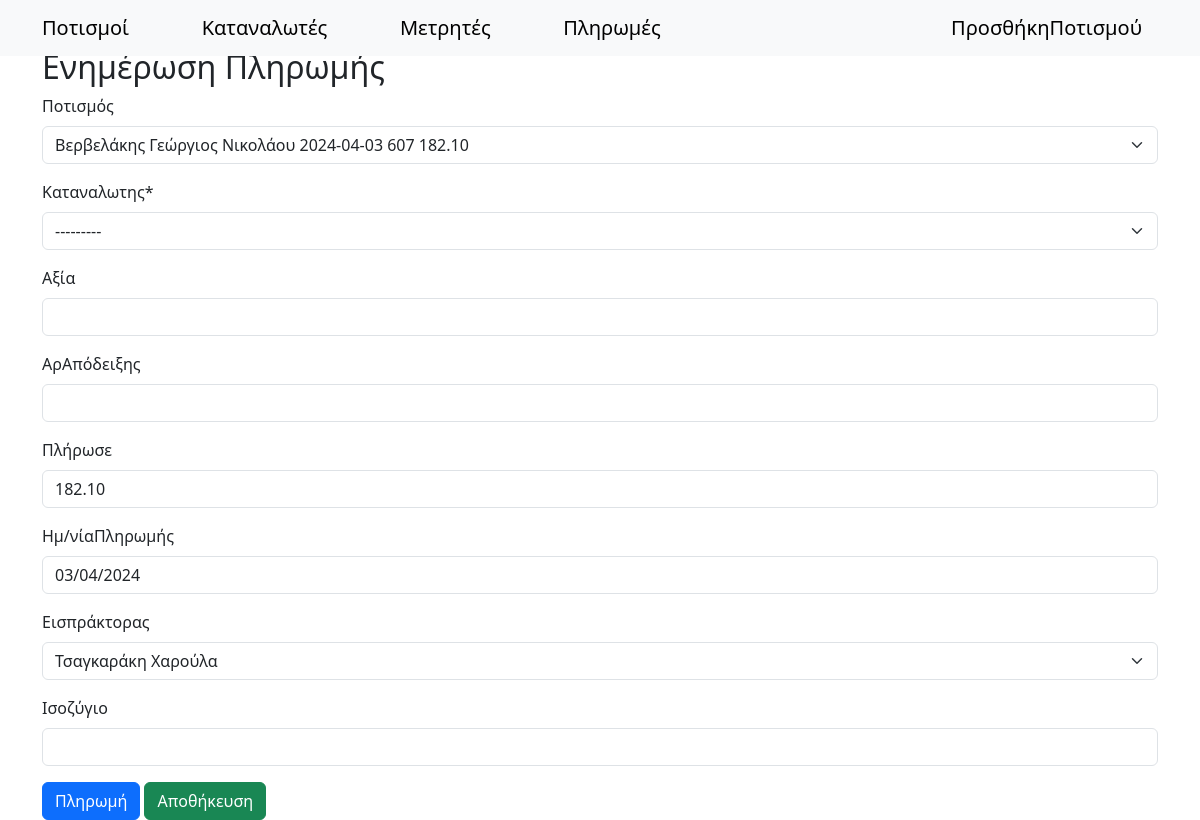
The app's page /paids/update/1/, older data.
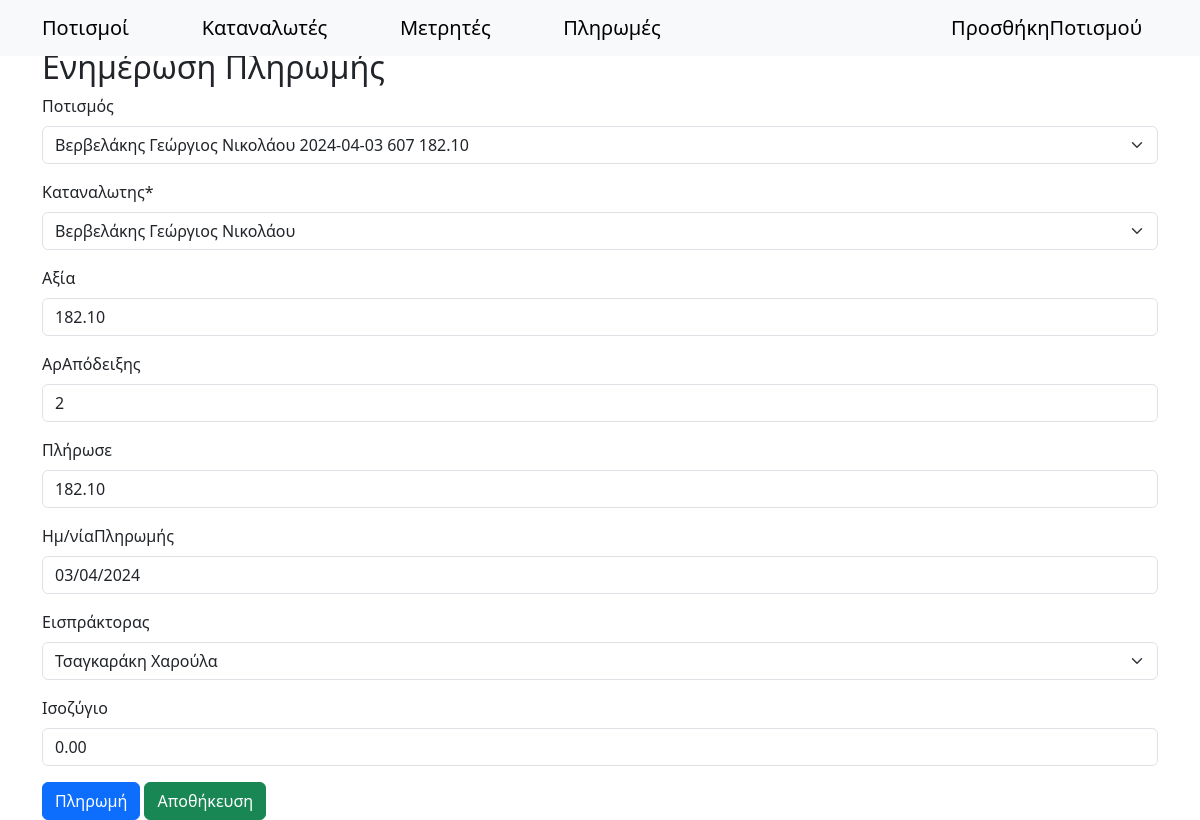
The same page, newer data.
### synet/models.py (models this page shows, shortened)
class WaterCons(models.Model):
    serialNumber = models.IntegerField(null=True, blank=True)
    date = models.DateField()
    counter = models.ForeignKey(Counters, on_delete=models.SET_NULL, null=True)
    customer = models.ForeignKey(Persons, on_delete=models.SET_NULL, null=True)
    finalIndication = models.IntegerField()
    initialIndication = models.IntegerField()
    intermediateIndication = models.IntegerField(null=True, blank=True)
    cubicMeters = models.IntegerField(null=True, blank=True)
    billableCubicMeters = models.IntegerField(null=True, blank=True)
    hydronomistsCubicMeters = models.DecimalField(max_digits=10, decimal_places=2, null=True, blank=True)
    costPerMeter = models.DecimalField(max_digits=10, decimal_places=2, null=True, blank=True, default=0.30)
    cost = models.DecimalField(max_digits=10, decimal_places=2, null=True, blank=True)
    hydronomistsRight = models.DecimalField(max_digits=10, decimal_places=2, null=True, blank=True)
    viberMsg = models.CharField(max_length=200, null=True, blank=True)
    notes = models.TextField( null=True,blank=True)
    field = models.ForeignKey(Fields, on_delete=models.SET_NULL, null=True, blank=True)
    receipt = models.ForeignKey("Paids", on_delete=models.SET_NULL, null=True, blank=True, related_name="watercons_receipts") # idΑπόδειξης (paids_id)
    def __str__(self):
        return f"{self.customer} {self.date} {self.billableCubicMeters} {self.cost}".strip()  # Αφαιρεί επιπλέον κενά

class Paids(models.Model):
    irrigation = models.ForeignKey(WaterCons, on_delete=models.SET_NULL, null=True, blank=True, related_name="paid_irrigations")
    customer = models.ForeignKey(Persons, on_delete=models.SET_NULL, null=True)
    cost = models.DecimalField(max_digits=10, decimal_places=2, null=True, blank=True)
    receiptNumber = models.IntegerField(null=True, blank=True, unique=True)
    paid = models.DecimalField(max_digits=10, decimal_places=2, null=True, blank=True)
    paymentDate = models.DateField(null=True, blank=True)
    receiver = models.ForeignKey(Receivers, on_delete=models.SET_NULL, null=True, blank=True)
    balance = models.DecimalField(max_digits=10, decimal_places=2, null=True, blank=True)

### synet/views.py (the view)
# urls.py: path('paids/update/<int:id>/', views.paids_update, name='paids_update'),
def paids_update(request, id):
    paid = get_object_or_404(Paids, id=id)
    if request.method == "POST":
        form = PaidsForm(request.POST, instance=paid)
        if form.is_valid():
            form.save()
            return redirect('index')
    else:
        form = PaidsForm(instance=paid)
    return render(request, 'paids_update.html', {'form': form})

### synet/forms.py
class PaidsForm(forms.ModelForm):
    class Meta:
        model = Paids
        fields = '__all__'
        labels = {
            'irrigation': 'Ποτισμός',
            'customer': 'Καταναλωτης',
            'cost': 'Αξία',
            'paid': 'Πλήρωσε',
            'paymentDate': 'Ημ/νίαΠληρωμής',
            'receiver': 'Εισπράκτορας',
            'receiptNumber': 'ΑρΑπόδειξης',
            'balance': 'Ισοζύγιο',
        }

### synet/models.py (called while the page is built)
    def __str__(self):
        return f"{self.surname} {self.name} {self.fathersName}".strip()  # Αφαιρεί επιπλέον κενά

    def __str__(self):
        return self.receiver

### templates/paids_update.html (shortened to what this page needs)
{% load crispy_forms_tags %}
<!DOCTYPE html>
<html lang="el">
<head>
    <link rel="stylesheet" href="https://cdn.jsdelivr.net/npm/bootstrap@5.3.0/dist/css/bootstrap.min.css">
</head>
<body>
    {% include "navbar.html" %}
    <div class="container mt-5">
        <h2>Ενημέρωση Πληρωμής</h2>
        <form method="post">
            {{ form|crispy }}
            <button type="button" class="btn btn-primary" id="fillPayment">Πληρωμή</button>
            <button type="submit" class="btn btn-success">Αποθήκευση</button>
        </form>
    </div>
</body>
</html>

Row changes from the older to the newer data that the page shows:
changed Paids "Τσαγκαράκη Χαρούλα": receiptNumber (not shown) → "2"; balance (not shown) → "0.00"
changed WaterCons: customer "---------" → "Βερβελάκης Γεώργιος Νικολάου"; cost (not shown) → "182.10"
